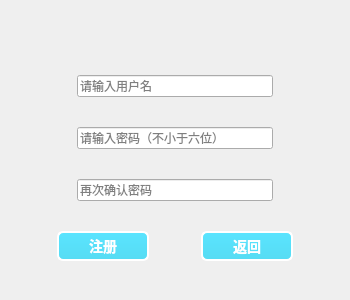
<?xml version="1.0" encoding="UTF-8"?>
<ui version="4.0">
 <class>regDialog</class>
 <widget class="QDialog" name="regDialog">
  <property name="geometry">
   <rect>
    <x>0</x>
    <y>0</y>
    <width>350</width>
    <height>300</height>
   </rect>
  </property>
  <property name="minimumSize">
   <size>
    <width>350</width>
    <height>300</height>
   </size>
  </property>
  <property name="maximumSize">
   <size>
    <width>350</width>
    <height>300</height>
   </size>
  </property>
  <property name="windowTitle">
   <string>Dialog</string>
  </property>
  <layout class="QVBoxLayout" name="verticalLayout" stretch="2,2,2,2,2">
   <item>
    <spacer name="verticalSpacer">
     <property name="orientation">
      <enum>Qt::Vertical</enum>
     </property>
     <property name="sizeType">
      <enum>QSizePolicy::Fixed</enum>
     </property>
     <property name="sizeHint" stdset="0">
      <size>
       <width>20</width>
       <height>40</height>
      </size>
     </property>
    </spacer>
   </item>
   <item>
    <layout class="QHBoxLayout" name="horizontalLayout_2" stretch="1,3,1">
     <item>
      <spacer name="horizontalSpacer_4">
       <property name="orientation">
        <enum>Qt::Horizontal</enum>
       </property>
       <property name="sizeHint" stdset="0">
        <size>
         <width>40</width>
         <height>20</height>
        </size>
       </property>
      </spacer>
     </item>
     <item>
      <widget class="QLineEdit" name="lineEdit_account">
       <property name="inputMask">
        <string/>
       </property>
       <property name="text">
        <string/>
       </property>
       <property name="placeholderText">
        <string>请输入用户名</string>
       </property>
      </widget>
     </item>
     <item>
      <spacer name="horizontalSpacer_5">
       <property name="orientation">
        <enum>Qt::Horizontal</enum>
       </property>
       <property name="sizeHint" stdset="0">
        <size>
         <width>40</width>
         <height>20</height>
        </size>
       </property>
      </spacer>
     </item>
    </layout>
   </item>
   <item>
    <layout class="QHBoxLayout" name="horizontalLayout_3" stretch="1,3,1">
     <item>
      <spacer name="horizontalSpacer_6">
       <property name="orientation">
        <enum>Qt::Horizontal</enum>
       </property>
       <property name="sizeHint" stdset="0">
        <size>
         <width>40</width>
         <height>20</height>
        </size>
       </property>
      </spacer>
     </item>
     <item>
      <widget class="QLineEdit" name="lineEdit_password">
       <property name="inputMask">
        <string/>
       </property>
       <property name="echoMode">
        <enum>QLineEdit::Password</enum>
       </property>
       <property name="placeholderText">
        <string>请输入密码（不小于六位）</string>
       </property>
      </widget>
     </item>
     <item>
      <spacer name="horizontalSpacer_7">
       <property name="orientation">
        <enum>Qt::Horizontal</enum>
       </property>
       <property name="sizeHint" stdset="0">
        <size>
         <width>40</width>
         <height>20</height>
        </size>
       </property>
      </spacer>
     </item>
    </layout>
   </item>
   <item>
    <layout class="QHBoxLayout" name="horizontalLayout_4" stretch="1,3,1">
     <item>
      <spacer name="horizontalSpacer_8">
       <property name="orientation">
        <enum>Qt::Horizontal</enum>
       </property>
       <property name="sizeHint" stdset="0">
        <size>
         <width>40</width>
         <height>20</height>
        </size>
       </property>
      </spacer>
     </item>
     <item>
      <widget class="QLineEdit" name="lineEdit_check">
       <property name="echoMode">
        <enum>QLineEdit::Password</enum>
       </property>
       <property name="placeholderText">
        <string>再次确认密码</string>
       </property>
      </widget>
     </item>
     <item>
      <spacer name="horizontalSpacer_9">
       <property name="orientation">
        <enum>Qt::Horizontal</enum>
       </property>
       <property name="sizeHint" stdset="0">
        <size>
         <width>40</width>
         <height>20</height>
        </size>
       </property>
      </spacer>
     </item>
    </layout>
   </item>
   <item>
    <layout class="QHBoxLayout" name="horizontalLayout" stretch="1,2,1,2,1">
     <item>
      <spacer name="horizontalSpacer">
       <property name="orientation">
        <enum>Qt::Horizontal</enum>
       </property>
       <property name="sizeHint" stdset="0">
        <size>
         <width>40</width>
         <height>20</height>
        </size>
       </property>
      </spacer>
     </item>
     <item>
      <widget class="QPushButton" name="btn_ok">
       <property name="minimumSize">
        <size>
         <width>0</width>
         <height>30</height>
        </size>
       </property>
       <property name="styleSheet">
        <string notr="true">QPushButton {
	color: rgb(255, 255, 255);
	font: bold 14px;
	border: 2px solid  rgb(255, 255, 255);
	border-color: rgb(255, 255, 255);
	background-color: rgb(90, 228, 255);    
    border-radius: 6px;
    background-color: qlineargradient(x1: 0, y1: 0, x2: 0, y2: 1, stop: 0 #5ae4ff, stop: 1 #56dcf3);
  }

  QPushButton:pressed {
      background-color: qlineargradient(x1: 0, y1: 0, x2: 0, y2: 1,stop: 0 #56dcf3, stop: 1 #5ae4ff);
  }

</string>
       </property>
       <property name="text">
        <string>注册</string>
       </property>
      </widget>
     </item>
     <item>
      <spacer name="horizontalSpacer_2">
       <property name="orientation">
        <enum>Qt::Horizontal</enum>
       </property>
       <property name="sizeHint" stdset="0">
        <size>
         <width>40</width>
         <height>20</height>
        </size>
       </property>
      </spacer>
     </item>
     <item>
      <widget class="QPushButton" name="btn_no">
       <property name="minimumSize">
        <size>
         <width>0</width>
         <height>30</height>
        </size>
       </property>
       <property name="styleSheet">
        <string notr="true">QPushButton {
	color: rgb(255, 255, 255);
	font: bold 14px;
	border: 2px solid  rgb(255, 255, 255);
	border-color: rgb(255, 255, 255);
	background-color: rgb(90, 228, 255);    
    border-radius: 6px;
    background-color: qlineargradient(x1: 0, y1: 0, x2: 0, y2: 1, stop: 0 #5ae4ff, stop: 1 #56dcf3);
  }

  QPushButton:pressed {
      background-color: qlineargradient(x1: 0, y1: 0, x2: 0, y2: 1,stop: 0 #56dcf3, stop: 1 #5ae4ff);
  }

</string>
       </property>
       <property name="text">
        <string>返回</string>
       </property>
      </widget>
     </item>
     <item>
      <spacer name="horizontalSpacer_3">
       <property name="orientation">
        <enum>Qt::Horizontal</enum>
       </property>
       <property name="sizeHint" stdset="0">
        <size>
         <width>40</width>
         <height>20</height>
        </size>
       </property>
      </spacer>
     </item>
    </layout>
   </item>
  </layout>
 </widget>
 <resources/>
 <connections/>
</ui>
